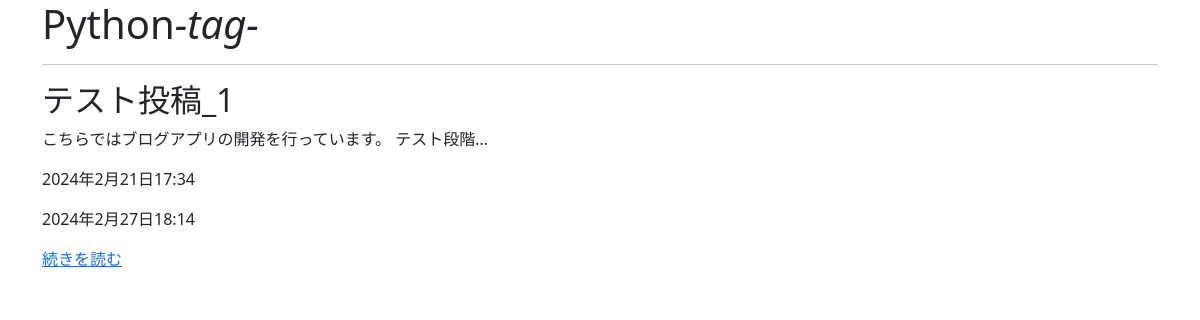
The app's page /tag/python/, older data.
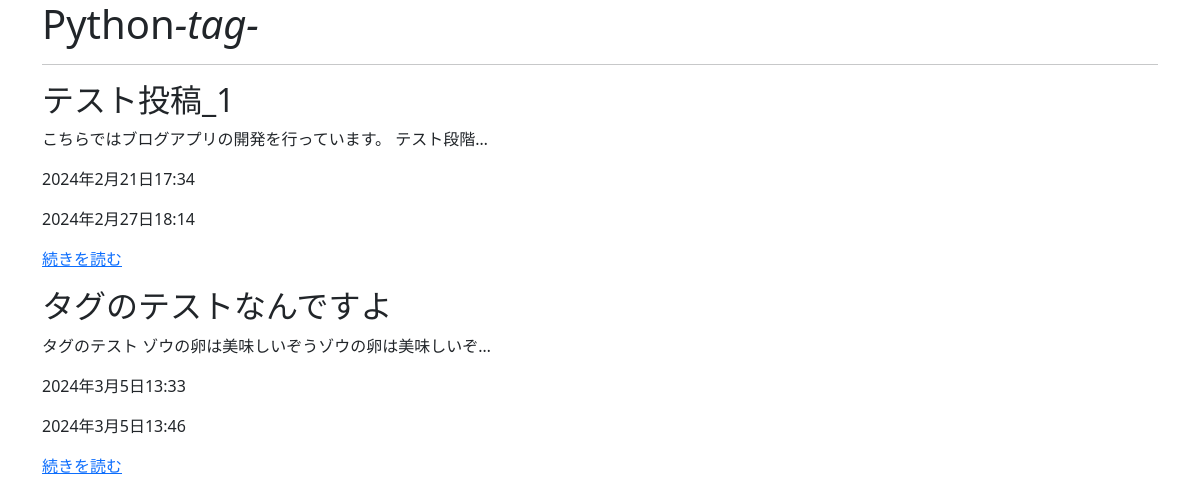
The same page, newer data.
### blog/models.py (models this page shows, shortened)
class Post(models.Model):
  title = models.CharField(verbose_name="タイトル",max_length=200)
  content = models.TextField(verbose_name="本文",blank=True)
  created_at = models.DateTimeField(verbose_name="作成日",auto_now_add=True)
  updated_at = models.DateTimeField(verbose_name="更新日",auto_now=True)
  is_published = models.BooleanField(verbose_name="公開設定",default=False)
  category = models.ForeignKey(
      Category,
      verbose_name="カテゴリー",
      on_delete=models.PROTECT,
      null=True,
      blank=True
    )
  tag = models.ManyToManyField(Tag, verbose_name="タグ", blank=True)

### blog/views.py (the view)
# urls.py: path('tag/<str:slug>/', TagPostListView.as_view(), name='tag-post-list'),
class TagPostListView(ListView):
  model = Post
  template_name = "blog/post_list.html"
  context_object_name = "posts"
  def get_queryset(self):
    slug = self.kwargs['slug']
    self.tag = get_object_or_404(Tag, slug=slug)
    return super().get_queryset().filter(tag=self.tag)
  def get_context_data(self, **kwargs):
    context = super().get_context_data(**kwargs)
    context['tag'] = self.tag
    return context

### blog/models.py (called while the page is built)
  def __str__(self):
    return self.name

### blog/templates/blog/post_list.html (shortened to what this page needs)
{% extends 'blog/base.html' %}
{% block content %}
  {% if tag %}
    <h1>{{tag}}<i>-tag-</i></h1>
    <hr>
  {% endif %}
  {% for post in posts %}
    {% if post.is_published or user.is_authenticated %}
      <h2>{{ post.title }}</h2>
      <p>{{ post.content | truncatechars:30 }}</p>
      <p>{{ post.created_at }}</p>
      <p>{{ post.updated_at }}</p>
      <p><a href="{% url 'post-detail' post.pk %}">続きを読む</a></p>
    {% endif %}
  {% endfor %}
{% endblock content %}

### blog/templates/blog/base.html (shortened to what this page needs)
<!doctype html>
<html lang="ja">
  <head>
    <link href="https://cdn.jsdelivr.net/npm/bootstrap@5.0.2/dist/css/bootstrap.min.css" rel="stylesheet">
  </head>
  <body>
    <div class="container">
      {% block content %}
      {% endblock %}
    </div>
  </body>
</html>

Row changes from the older to the newer data that the page shows:
added Post: title "タグのテストなんですよ", content "タグのテスト ゾウの卵は美味しいぞうゾウの卵は美味しいぞ…", created_at "2024年3月5日13:33", updated_at "2024年3月5日13:46"
